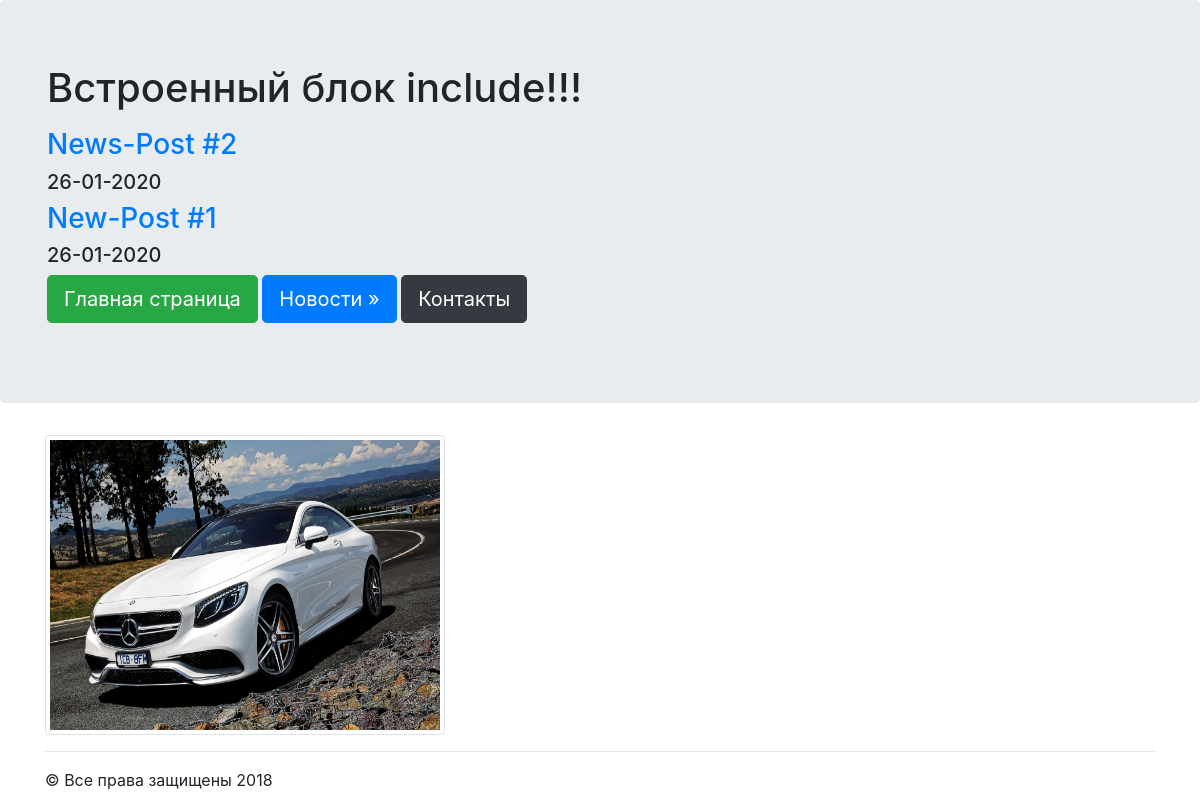
Page /news/ on the committed database.
### news/models.py (models this page shows, shortened)
class Articles(models.Model):
    title = models.CharField(max_length=120)
    post = models.TextField()
    date = models.DateTimeField()

### news/templates/news/posts.html
{% extends "mainApp/wrapper.html" %}
{% block content %}
{% for post in object_list %}
<a href="/news/{{post.id}}"><h3>{{post.title}}</h3></a>
<h5>{{post.date|date:"d-m-Y"}}</h5>
{% endfor %}
  {% endblock  %}

### mainApp/templates/mainApp/wrapper.html (shortened to what this page needs)
<!DOCTYPE html>
<html lang="en" dir="ltr">
  <head>
    {% load staticfiles %}
    <link rel="stylesheet" href="{% static 'css/bootstrap.min.css' %}" type="text/css" >
  </head>
  <body>
    <div class="jumbotron">
      <div class="container">
        <h1>{% include "mainApp/includes/some_html.html" %}</h1>
        {% block content %}
        {% endblock %}
        <p>
          <a href="/" class="btn btn-success btn-lg">Главная страница</a>
          <a href="/news" class="btn btn-primary btn-lg">Новости &raquo;</a>
          <a href="{% url 'contact' %}" class="btn btn-dark btn-lg">Контакты</a>
        </p>
      </div>
    </div>
    <div class="container">
      <img src="{% static 'mainApp/images/mers.jpg' %}" class="img-thumbnail" style="width:400px;height:300px">
      <hr>
      &copy; Все права защищены 2018
    </div>
  </body>
</html>

### mainApp/templates/mainApp/includes/some_html.html
{% block content %}
<p>Встроенный блок include!!!</p>
  {% endblock  %}

### rows in the picture
Articles: title "News-Post #2", date "26-01-2020"
Articles: title "New-Post #1", date "26-01-2020"
